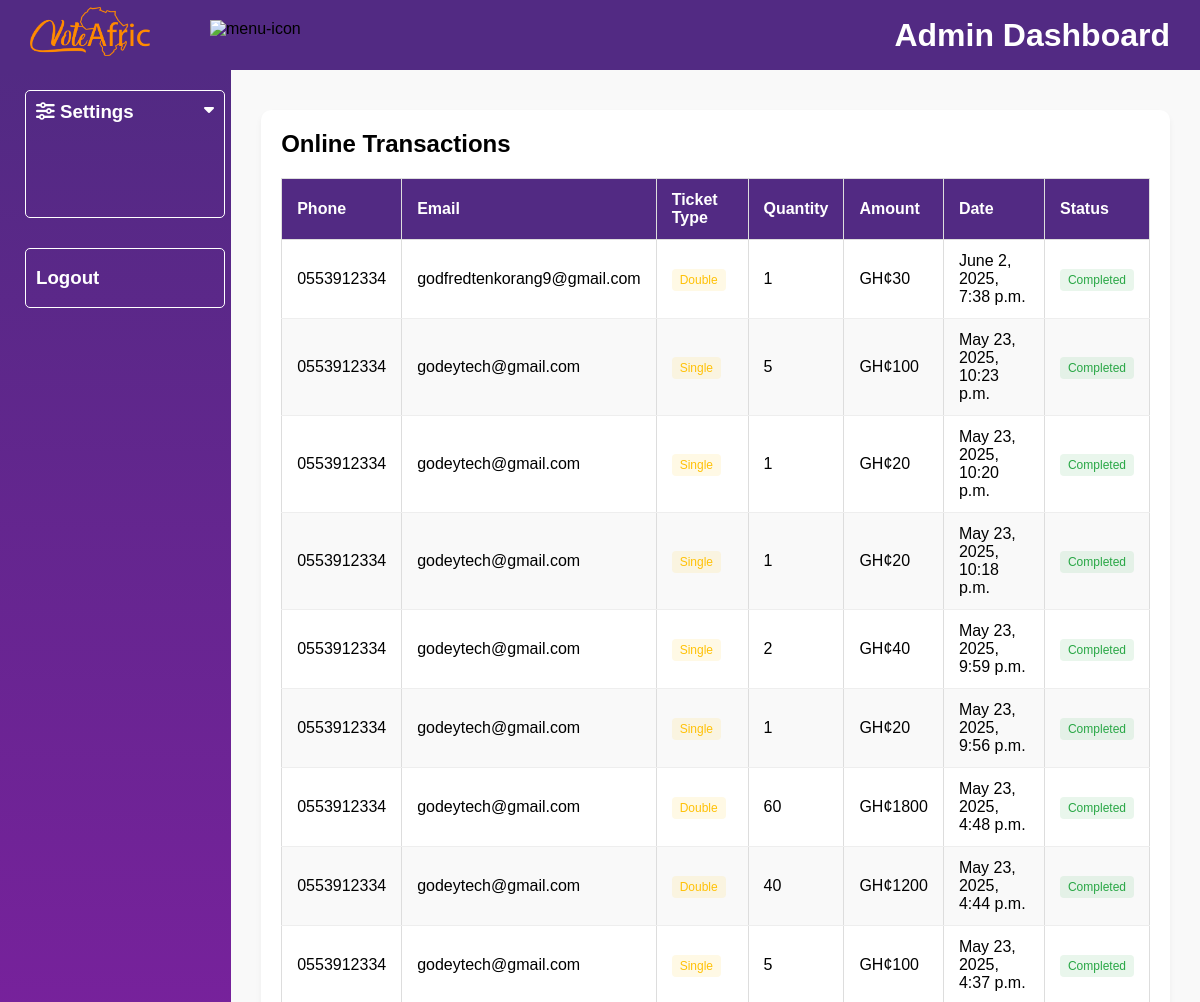
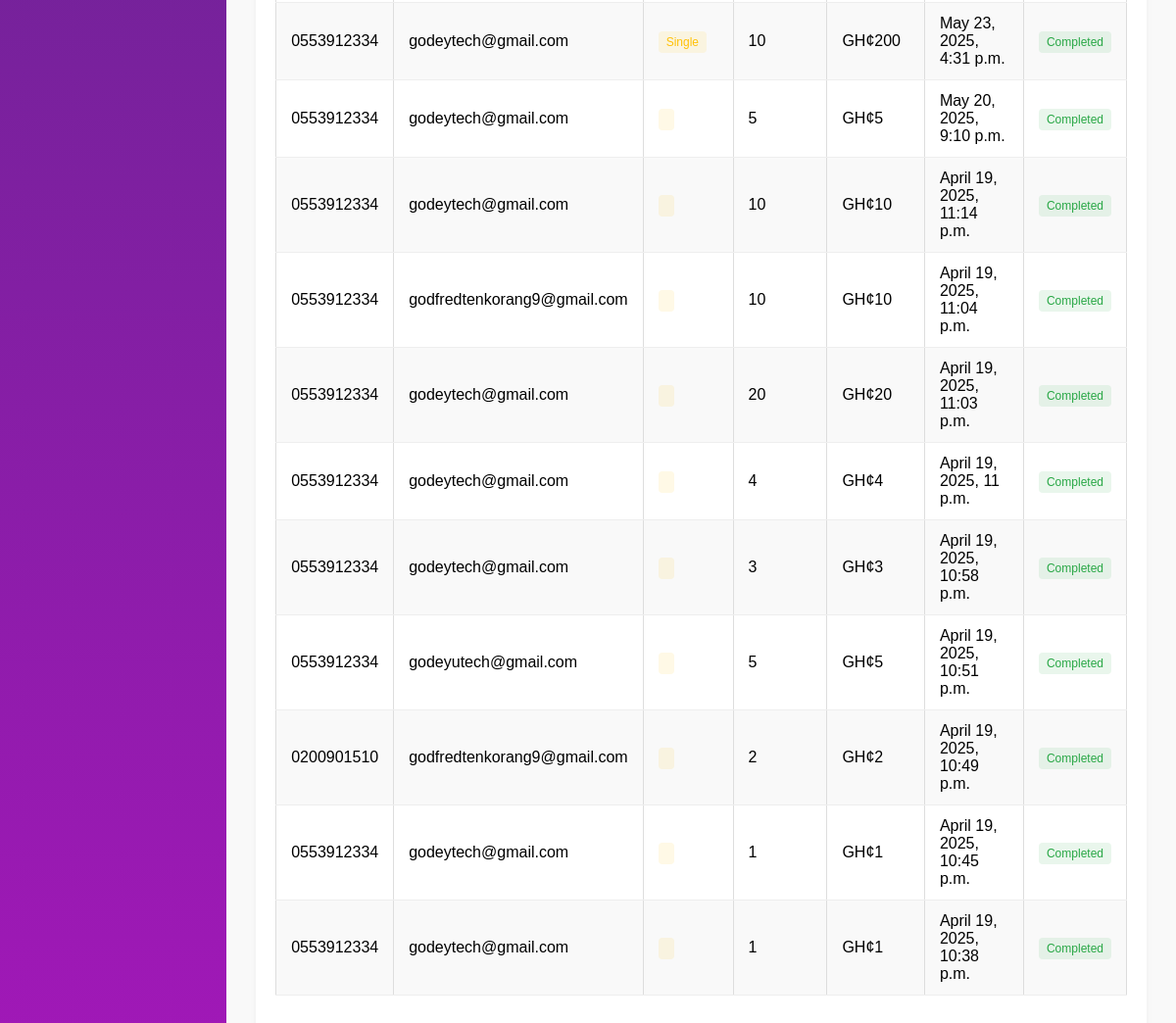
Page /dashboard/onlineTransaction/1/ on the committed database (2 pictures, top to bottom).
### ticket/models.py (models this page shows, shortened)
class TicketPayment(models.Model):
    event = models.ForeignKey(Event, on_delete=models.CASCADE)
    ticket_type = models.ForeignKey(TicketType, on_delete=models.SET_NULL, null=True)
    phone = models.CharField(max_length=14, null=True)
    email = models.EmailField(null=True, blank=True)
    quantity = models.PositiveIntegerField()
    amount = models.PositiveBigIntegerField()
    ref = models.CharField(max_length=200)
    verified = models.BooleanField(default=False)
    date_created = models.DateTimeField(auto_now_add=True)
    class Meta:
        ordering = ('-date_created',)

class TicketType(models.Model):
    event = models.ForeignKey(Event, on_delete=models.CASCADE, related_name='ticket_types')
    name = models.CharField(max_length=100)  # e.g., "Single", "VIP", "Couple"
    price = models.DecimalField(max_digits=10, decimal_places=2)
    total_tickets = models.PositiveIntegerField()
    available_tickets = models.PositiveIntegerField()

### dashboard/views.py (the view)
# urls.py: path('onlineTransaction/<int:event_id>/', views.onlineTransaction, name='onlineTransaction'),
def onlineTransaction(request, event_id):
    event = None
    payments = TicketPayment.objects.all()
    if event_id:
        event = get_object_or_404(Event, id=event_id)
        payments = payments.filter(event=event, verified=True)
        total_amount = payments.aggregate(Total=Sum('amount')).get('Total', 0)
    context = {
        'payments': payments,
        'event': event,
        'total_amount': total_amount,
        'title': 'Online transactions'
    }
    return render(request, 'dashboard/tickiting/onlineTransaction.html', context)

### dashboard/templates/dashboard/tickiting/onlineTransaction.html (shortened to what this page needs)
{% extends 'dashboard/tickiting/base.html' %}
{% load static %}
{% block content %}
<div class="main">
    <div class="transactions-section">
      <div class="section-header">
        <h2>Online Transactions </h2>
      </div>
      <div class="transactions-table">
        <table>
          <thead>
            <tr>
              <th>Phone</th>
              <th>Email</th>
              <th>Ticket Type</th>
              <th>Quantity</th>
              <th>Amount</th>
              <th>Date</th>
              <th>Status</th>
            </tr>
          </thead>
          <tbody>
            {% for payment in payments %}
            <tr>
              <td>{{ payment.phone }}</td>
              <td>{{ payment.email }}</td>
              <td><span class="badge vip">{{ payment.ticket_type.name }}</span></td>
              <td>{{ payment.quantity }}</td>
              <td>GH¢{{ payment.amount }}</td>
              <td>{{ payment.date_created }}</td>
              {% if payment.verified %}
              <td><span class="badge completed">Completed</span></td>
              {% else %}
              <td>Not Completed</td>
              {% endif %}
            </tr>
            {% endfor %}
          </tbody>
        </table>
      </div>
  </div>
</div>
{% endblock %}

### vote/static/vote/admin.css (style rules this page uses)
* { margin: 0; padding: 0; box-sizing: border-box; font-family: "Poppins", sans-serif; list-style: none; text-decoration: none; }
:root { --background-color1: #fafaff; --background-color2: #ffffff; --background-color3: #ededed; --background-color4: #afc0f0a4; --primary-color: #4b49ac; --secondary-color: #0c007d; --Border-color: #3f0097; --one-use-color: #3f0097; --two-use-color: #5500cb; --red: #E31C25; --blue: #092347; --white: #fff; --blue: #011f4a; --voiletColor: #522a83; --orangeColor: #fb812b; --whiteColor: #fff; }
body { max-width: 100%; overflow-x: hidden; background-color: #f9f9f9; }
.main { height: calc(100vh - 70px); width: 100%; overflow-y: scroll; overflow-x: hidden; padding: 40px 30px 30px 30px; }
table { width: 100%; border-collapse: collapse; background-color: var(--white); box-shadow: 1px 1px 5px 3px rgba(0, 0, 0, 0.1); }
table th, table td { border: 1px solid #ddd; padding: 8px; text-align: left; }
table th { background-color: var(--voiletColor); color: var(--white); }
table tbody tr:nth-child(even) { background-color: #f9f9f9; }
.transactions-table { width: 100%; margin-top: 20px; font-family: Arial, sans-serif; border-collapse: collapse; }
.transactions-table table { width: 100%; border: 1px solid #ddd; }
.transactions-table th { background-color: #f2f2f2; text-align: left; padding: 12px; }
.transactions-table td { padding: 12px; border-bottom: 1px solid #ddd; }
.transactions-table tr:nth-child(even) { background-color: #f9f9f9; }
:root { --primary: #4361ee; --secondary: #3f37c9; --success: #4cc9f0; --danger: #f72585; --warning: #ffc107; --light: #f8f9fa; --dark: #212529; }
.transactions-section { background: white; border-radius: 10px; padding: 20px; margin-bottom: 30px; box-shadow: 0 4px 6px rgba(0, 0, 0, 0.05); }
.section-header { display: flex; justify-content: space-between; align-items: center; margin-bottom: 20px; flex-wrap: wrap; gap: 15px; }
.transactions-table { overflow-x: auto; margin-bottom: 20px; }
.transactions-table table { width: 100%; border-collapse: collapse; }
.transactions-table th { text-align: left; padding: 12px 15px; background: var(--voiletColor); }
.transactions-table td { padding: 12px 15px; border-bottom: 1px solid #eee; }
.badge { padding: 4px 8px; border-radius: 4px; font-size: 12px; font-weight: 500; }
.badge.vip { background: rgba(255, 193, 7, 0.1); color: #ffc107; }
.badge.completed { background: rgba(40, 167, 69, 0.1); color: #28a745; }

### rows in the picture
TicketPayment: phone "0553912334", email "godfredtenkorang9@gmail.com", ticket_type.name "Double", quantity "1", amount "30", date_created "June 2, 2025, 7:38 p.m.", verified "Completed"
TicketPayment: phone "0553912334", email "godeytech@gmail.com", ticket_type.name "Single", quantity "5", amount "100", date_created "May 23, 2025, 10:23 p.m.", verified "Completed"
TicketPayment: phone "0553912334", email "godeytech@gmail.com", ticket_type.name "Single", quantity "1", amount "20", date_created "May 23, 2025, 10:20 p.m.", verified "Completed"
TicketPayment: phone "0553912334", email "godeytech@gmail.com", ticket_type.name "Single", quantity "1", amount "20", date_created "May 23, 2025, 10:18 p.m.", verified "Completed"
TicketPayment: phone "0553912334", email "godeytech@gmail.com", ticket_type.name "Single", quantity "2", amount "40", date_created "May 23, 2025, 9:59 p.m.", verified "Completed"
TicketPayment: phone "0553912334", email "godeytech@gmail.com", ticket_type.name "Single", quantity "1", amount "20", date_created "May 23, 2025, 9:56 p.m.", verified "Completed"
TicketPayment: phone "0553912334", email "godeytech@gmail.com", ticket_type.name "Double", quantity "60", amount "1800", date_created "May 23, 2025, 4:48 p.m.", verified "Completed"
TicketPayment: phone "0553912334", email "godeytech@gmail.com", ticket_type.name "Double", quantity "40", amount "1200", date_created "May 23, 2025, 4:44 p.m.", verified "Completed"
TicketPayment: phone "0553912334", email "godeytech@gmail.com", ticket_type.name "Single", quantity "5", amount "100", date_created "May 23, 2025, 4:37 p.m.", verified "Completed"
TicketPayment: phone "0553912334", email "godeytech@gmail.com", ticket_type.name "Single", quantity "10", amount "200", date_created "May 23, 2025, 4:31 p.m.", verified "Completed"
TicketPayment: phone "0553912334", email "godeytech@gmail.com", quantity "5", amount "5", date_created "May 20, 2025, 9:10 p.m.", verified "Completed"
TicketPayment: phone "0553912334", email "godeytech@gmail.com", quantity "10", amount "10", date_created "April 19, 2025, 11:14 p.m.", verified "Completed"
TicketPayment: phone "0553912334", email "godfredtenkorang9@gmail.com", quantity "10", amount "10", date_created "April 19, 2025, 11:04 p.m.", verified "Completed"
TicketPayment: phone "0553912334", email "godeytech@gmail.com", quantity "20", amount "20", date_created "April 19, 2025, 11:03 p.m.", verified "Completed"
TicketPayment: phone "0553912334", email "godeytech@gmail.com", quantity "4", amount "4", date_created "April 19, 2025, 11 p.m.", verified "Completed"
TicketPayment: phone "0553912334", email "godeytech@gmail.com", quantity "3", amount "3", date_created "April 19, 2025, 10:58 p.m.", verified "Completed"
TicketPayment: phone "0553912334", email "godeyutech@gmail.com", quantity "5", amount "5", date_created "April 19, 2025, 10:51 p.m.", verified "Completed"
TicketPayment: phone "0200901510", email "godfredtenkorang9@gmail.com", quantity "2", amount "2", date_created "April 19, 2025, 10:49 p.m.", verified "Completed"
TicketPayment: phone "0553912334", email "godeytech@gmail.com", quantity "1", amount "1", date_created "April 19, 2025, 10:45 p.m.", verified "Completed"
TicketPayment: phone "0553912334", email "godeytech@gmail.com", quantity "1", amount "1", date_created "April 19, 2025, 10:38 p.m.", verified "Completed"
